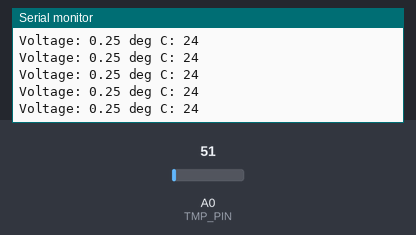
Simulated run of this program. Board: Arduino Mega 2560, built with avr-gcc and run on an emulated ATmega2560. Shown: the last lines printed to the serial monitor. The test bench sets the inputs (shaded band); at power-on: A0 (TMP_PIN) = 51.

Above: at 1.2 s.
1.3 s: A0 (TMP_PIN) set to 61
At 1.56 s:
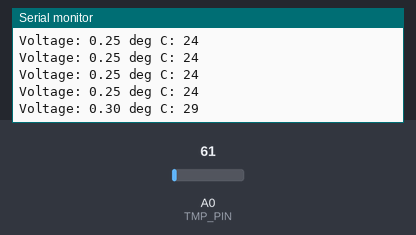
2.8 s: A0 (TMP_PIN) set to 71
At 2.97 s:
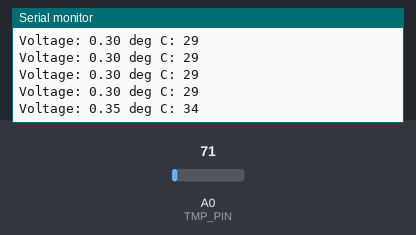
Timing chart, 0 to 5.8 s (numbered marks = the images above; inputs shaded):
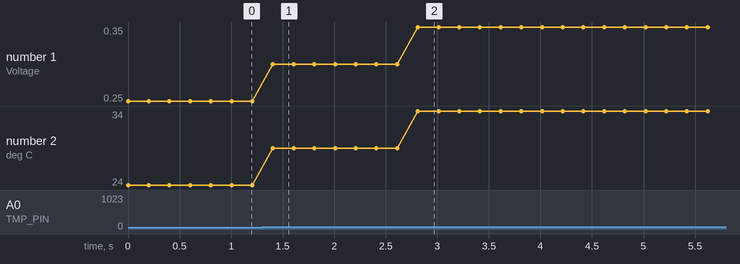

The program:

main.cpp
```cpp
//**************************************************************//
//  Name    : Temperature sensor
//  Author  : Jose Luis Figueroa
//  Date    : 29 March, 2021
//  Board   : Arduino Mega
//  Version : 1.0
//  Notes   : Measure the temperature using LM35
//**************************************************************//
#include <Arduino.h>

//Pins
const uint8_t TMP_PIN = A0;

void setup() {
  Serial.begin(9600);
}

void loop() {
  float voltage;
  uint16_t temperature;

  //Read voltage and convert to temperature
  voltage = (analogRead(TMP_PIN) * 5.0) / 1023;
  temperature = 100.0 * voltage;

  //Print voltage and temperature
  Serial.print("Voltage: ");
  Serial.print(voltage);
  Serial.print(" deg C: ");
  Serial.println(temperature);
  delay(200);
}
```

Measured:
- after the input at 1.3 s, the serial monitor: prints a new line after 0.11 s (image 1)
- after the input at 2.8 s, the serial monitor: prints a new line at once (image 2)
- plotted number 1: 0.25 → 0.3 after the input at 1.3 s, 0.3 → 0.35 after the input at 2.8 s
- plotted number 2: 24 → 29 after the input at 1.3 s, 29 → 34 after the input at 2.8 s
